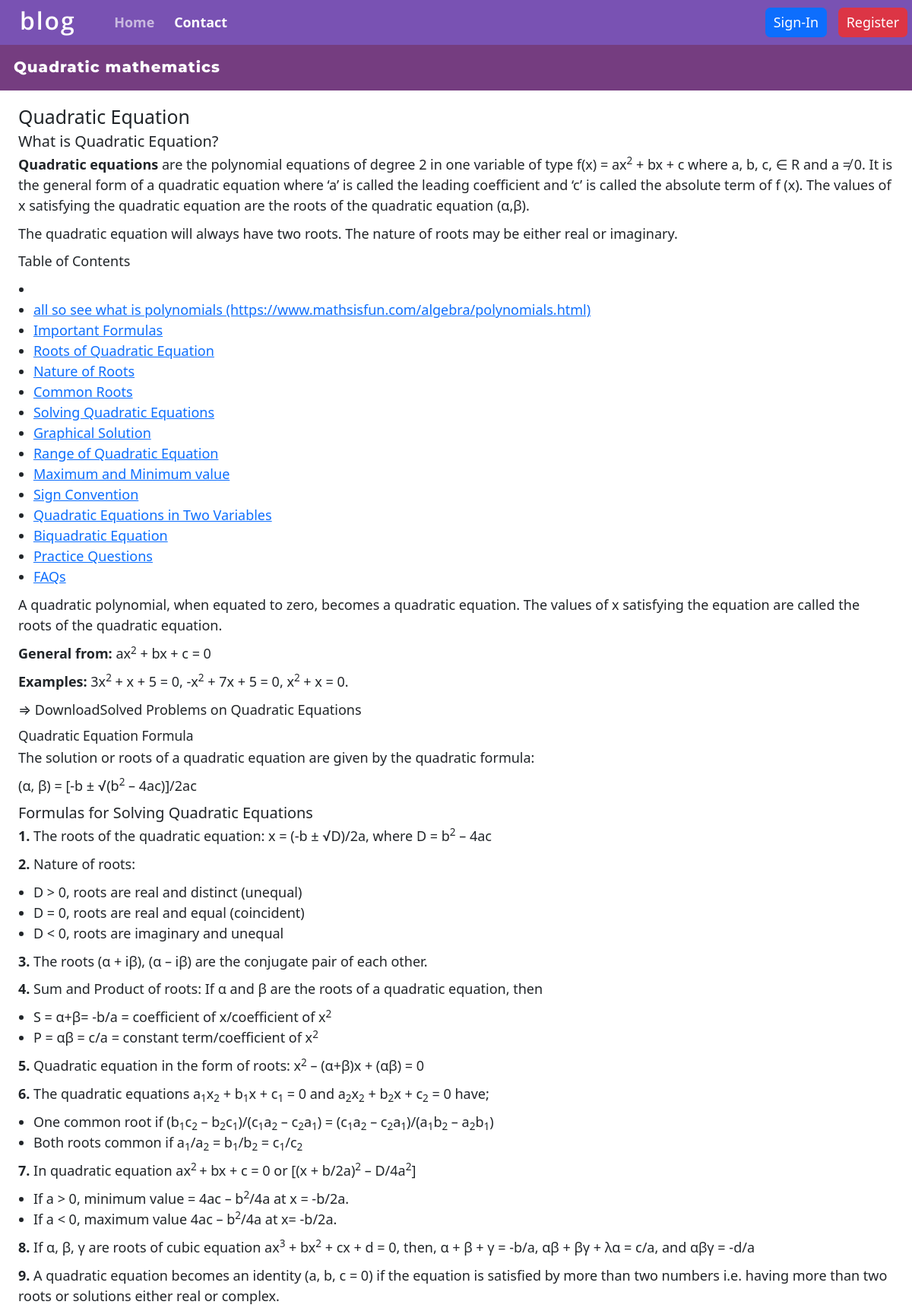
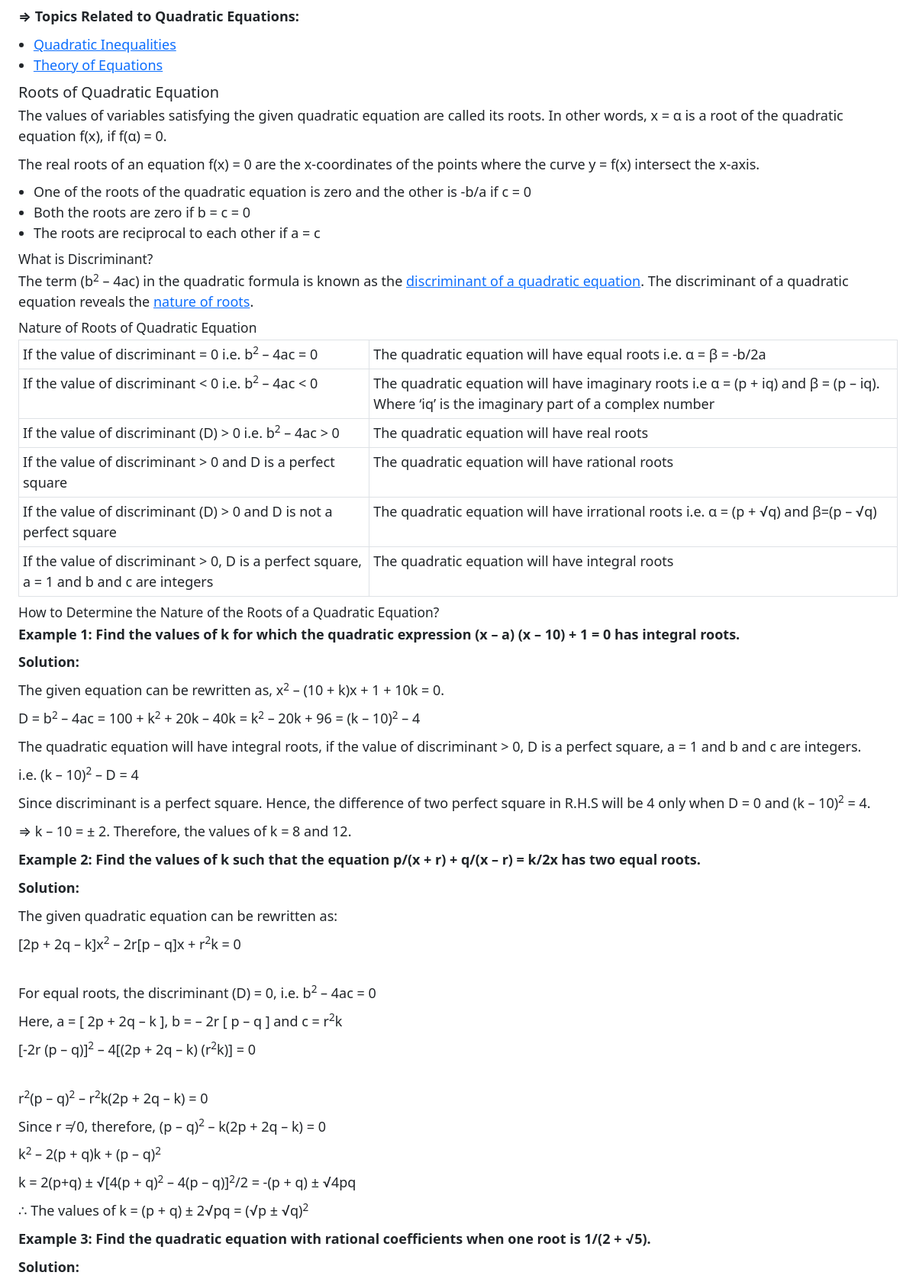
The app's page /blgposts/9/ (upper part) with its own data (2 pictures, top to bottom).
### main/models.py (models this page shows)
class allPosts(models.Model):
    post_id = models.AutoField(primary_key=True)
    post_thumbnail = models.ImageField(upload_to='images/post_img')
    title = models.CharField(max_length=500, default="")
    contents = models.CharField(max_length=10000000, default="")
    author_of_post = models.CharField(max_length=500, default="")
    time = models.DateTimeField(blank=True)
    def __str__(self):
        return self.title

### main/views.py (the view)
# urls.py: path("blgposts/<int:slug>/", views.Blgpost, name=("Blgpost")),
def Blgpost(request, slug):
    context = {}
    post = allPosts.objects.filter(post_id=slug)[0]
    print(post)
    context['post'] = post
    return ren(request, 'bg.html', context=context)

### main/templates/bg.html (shortened to what this page needs)
{% extends 'baseblg.html' %}
{% load static %}
{% load humanize %}
{% block link-2 %}
<link rel="stylesheet" href="{% static 'home/css/bg.css' %}">
{% endblock link-2 %}
{% block content_body %}
<div class="post_body">
    <div class="head_section">
        <h2>
            {{post.title}}
        </h2>
    </div>
    <div class="main_body">
        <div class="body_section">
            {{post.contents|safe}}
        </div>
    </div>
</div>
{% endblock content_body %}

### templates/baseblg.html (shortened to what this page needs)
{% extends 'base.html' %}
{% load static %}
{% block link %}
<link rel="stylesheet" href="{% static 'css/baseblg.css' %}">
{% block link-2 %}
{% endblock link-2 %}
{% endblock link %}
{% block body %}
<div class="blg-main">
    <div class="blg body-1">
        <div class="blg-wrapper">
            <header>
                <div class="blg-nav-wrapper">
                    <div class="title">
                        <h3 class="blg-title">blog</h3>
                    </div>
                    <div class="blg-navbar">
                        <nav>
                            <ul>
                                <li><a href="/">Home</a></li>
                                <li><a href="/account/contact/">Contact</a></li>
                            </ul>
                        </nav>
                    </div>
                </div>
                <div class="contact-btn">
                    {% if user.is_authenticated %}
                    {% if user.is_staff and user.is_superuser%}
                    <button class="btn-1 btns btns-dark"> <a href="/admin/" class="out"> Admin
                        </a></button>
                    {% endif %}
                    <button class="btn-1 btns btns-dark"> <a href="/account/sign-out/" class="out"> Sign-Out
                        </a></button>
                    {% else %}
                    <button class="btn-1 btns btns-primary" onclick="sign_In()">Sign-In</button>
                    {% endif %}
                    <button class="btns btns-danger" onclick="register()">Register</button>
                </div>
            </header>
        </div>
    </div>
    <div class="body_2">
        {% block content_body %}
        {% endblock content_body %}
    </div>
</div>
{% endblock body %}

### templates/base.html (shortened to what this page needs)
<!DOCTYPE html>
<html lang="en">
    {% load static %}
    {% load humanize %}
    <head>
        <link rel="stylesheet" href="{% static 'css/base.css' %}">
        <link rel="stylesheet" href="{% static 'css/all.css' %}">
        <link href="https://cdn.jsdelivr.net/npm/bootstrap@5.0.0-beta1/dist/css/bootstrap.min.css" rel="stylesheet"
>
        {% block link %}
        {% endblock link %}
    </head>
    <body>
        <div class="body">
            {% block body %}
            {% endblock body %}
        </div>
    </body>
</html>

### static/css/base.css (style rules this page uses)
* { margin: 0; padding: 0; box-sizing: border-box; }
html { font-size: 62.2%; }
.btns { display: inline-block; padding: 0.5rem 1rem; font-weight: 400; text-align: center; line-height: 1.5; text-decoration: none; outline: none; border: 1px solid transparent; color: #fff; border-radius: 0.65rem; cursor: pointer; }
.btns-primary, .bg-primary { background-color: #0d6efd; }
.btns-danger, .bg-danger { background-color: #dc3545; }
.body { position: relative; width: 100%; height: 100%; }

### static/css/baseblg.css (style rules this page uses)
.blg-main { display: flex; flex-direction: column; flex-wrap: nowrap; justify-content: space-between; }
.blg-wrapper { background: #7952b3; }
.blg-wrapper header, .blg-wrapper .blg-nav-wrapper, .blg-wrapper .blg-nav-wrapper ul { display: flex; align-items: center; flex-wrap: wrap; justify-content: space-between; }
.blg-wrapper header { justify-content: space-between; width: 99%; margin: auto; }
.blg-title { font-family: "Open Sans", sans-serif; font-weight: 600; letter-spacing: 0.2rem; font-size: 3.2rem; padding: 0.8rem 2rem; margin-right: 1.8rem; color: #fff; }
.blg-wrapper .blg-nav-wrapper { align-items: center; }
.blg-wrapper .blg-navbar ul { font-size: 1.8rem; list-style: none; padding: 0; margin: 0; }
.blg-navbar ul li { padding: 0.5rem 0.8rem; font-size: 1.8rem; font-weight: 700; }
.blg-navbar ul a { text-decoration: none; cursor: pointer; padding: 0 0.5rem; color: #fff; }
.blg-navbar ul li:nth-child(1) { opacity: 0.6; }
.blg-wrapper .contact-btn { font-size: 1.8rem; }
.blg-wrapper .contact-btn button { margin-left: 1rem; }

### main/static/home/css/bg.css (style rules this page uses)
.head_section { background: rgba(117, 61, 128, 1); margin-bottom: 20px; }
.head_section h2 { font-family: "Montserrat", sans-serif; padding: 18px; color: #fff; font-weight: 800; letter-spacing: 1px; }
.body_section { width: 96%; margin: 18px auto; font-size: 18px; }

### records on screen
allPosts: title "Quadratic mathematics", contents "Quadratic Equation What is Quadratic Equation? Quadratic equations are the polynomial equations of degree 2 in one variable of type f(x) = ax 2 + bx + c where a, b, c, ∈ R and a ≠ 0. It is the general form of a quadratic equation where ‘a’ is called the leading coefficient and ‘c’ is called the absolute term of f (x). The values of x satisfying the quadratic equation are the roots of the quadratic equation (α,β). The quadratic equation will always have two roots. The nature of roots may be either real or imaginary. Table of Contents all so see what is polynomials (https://www.mathsisfun.com/algebra/polynomials.html) Important Formulas Roots of Quadratic Equation Nature of Roots Common Roots…"
